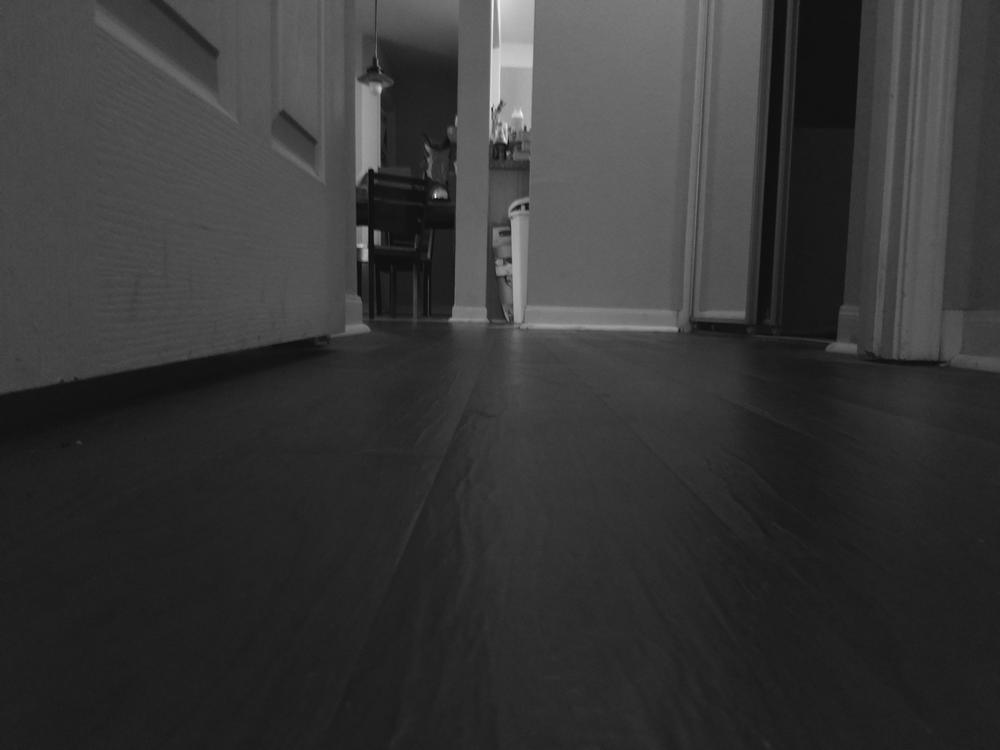
#> input picture OOImageProcesser/OOImageProcesser/data/images/forward/picture1.jpg, 1000 x 750 px; its folder holds only this picture in this run
$ python ImageProcessingDriver.py   (older library calls are emulated)
#> lines starting #> are read from the running program, lines starting #| are printed output that depends on the picture
### OOImageProcesser/OOImageProcesser/ImageProcess.py

from numpy import *
from pylab import *
from PIL import Image
from PIL import ImageOps
from os import listdir
from os.path import isfile, join


# [19 lines left out: function grayscale, not called in this run]

class ImageProcess:
    """The ImageProcessing Class"""

    def __init__(self):
        self.pictures = []

    def imageProcesser(self, imPathString):
        stoppics = 0
        if "stop" in imPathString:
            try:
               im = Image.open(imPathString)

            except IOError:
                print("Could not read image" + imPathString)
                sys.exit()
            with im:
                size = 1000,1000
                im.thumbnail(size, Image.ANTIALIAS)
                im = grayscale(im)
                print("\nthe image path string is as follows: "+ imPathString)
                #new = Image.fromarray(uint8(im))
                #new.save('post/images/stop/' + 'stoppic' +str(len(self.pictures)+1))

                im.save("data/post/images/stop/newpicture"+ str(len(self.pictures)) + ".jpg")
                im = array(im)
                self.pictures.append(im)


        elif "stop" not in imPathString:
            try:
                pil_im = Image.open(imPathString).convert('L')  # trys to open said image ( long file name required /data/pre/forward/imagename.jpg ) and converts it to greyscale

            except IOError:
                print("Could not read image" + imPathString)
                sys.exit()                                               # quits cuz bad file path

            with pil_im:
                print( imPathString + " is the "+ str(len(self.pictures)) + "th image processed \n")
                # Where do we start cropping from?
                halfwidth = pil_im.size[0] / 2                 # right now I crop from the center of the image
                halfheight = pil_im.size[1] / 2                # these two lines find the location we are cropping from, as mentioned, dead center

                # How much of the image do we want to crop out?
                width = pil_im.size[0] / 2.15                  # how much for the width
                height = pil_im.size[1] / 6                    # how much for the height

                # apply the crop line one: left edge, two: top edge, three: right edge, four: bottom
                if ((width + halfwidth) > pil_im.size[0]):
                    print(" your width is out of bounds, too big the original width is " + str(
                        pil_im.size[0]) + " your proposed size is " + str((width + halfwidth)))
                    sys.exit()

                elif ((height + halfheight) > pil_im.size[1]):
                    print(" your height is out of bounds, too big the original height is " + str(
                        pil_im.size[1]) + " your proposed size is " + str((height + halfheight)))
                    sys.exit()

                else:
                    pil_im = pil_im.crop(
                        (
                            halfwidth - width,
                            halfheight - height,
                            halfwidth + width,
                            halfheight + halfheight,
                        # we want the image as close to the front of the car/ camera as possible right? so no cropping has been done for the bottom edge
                        )
                    )

                # define a maximum size for the image. 1000 x 1000 in this case, if we cropped too small do not save the image
                size = 1000, 1000

                if (pil_im.size[0] < size[0] & pil_im.size[1] < size[1]):
                    print(
                        "Your crop has made the image too small, we would like at least a 1000 width image, your width was " + str(
                            pil_im.size[0]))
                    sys.exit()               # in this instance we are going to say the image is too small if BOTH the size and the width are smaller than 1000

                pil_im = array(pil_im)  # convert the image to an array

                # these lines will adjust the contrast in the image
                pil_im = (100.0 / 255) * pil_im + 90                 # clamp the values...
                pil_im = 255.0 * (pil_im / 255.0) ** 2               # quadratic transformation

                # convert back to an image to do the equalization
                pil_im = Image.fromarray(uint8(pil_im))
                pil_im = ImageOps.equalize(pil_im)

                # resize the image
                pil_im.thumbnail(size,Image.ANTIALIAS)


                String2 = 'data/post/images/newpicture0'  # save transformed image as newpicture0
                String2 = String2 + str(len(self.pictures))
                pil_im.save(String2 + '.jpg')
                # we use thumbnail to preserve the aspect ratio during the resize, dont want to distort the image in any way, using our defined size

                # we need to "save" the images
                pil_im = array(pil_im)
                self.pictures.append(pil_im)


                ###this needs to be updateded to imPathString if i decide to use it###


                return

### OOImageProcesser/OOImageProcesser/ImageTesting.py

import os
from PIL import *
from PIL import Image
from numpy import *
from pylab import *
from PIL import ImageOps
from os import listdir
from os.path import isfile, join
import glob
from ImageProcess import ImageProcess

#buildCSV
    #reads in a directory and builds a csv file of all the images in the directory
    #calling this sets the integer at the head of the file to zero causing all images to be reprocessed

def buildCSV():

    #if not(os.path.isdir("/data/images/")):                                                              #WORK ON THIS MIKEEEEEEE DO IT TODO WOOOO
    #    print("\n the provided path in the function BUILD CSV doesnt exist")
    #    sys.exit()


    images = glob.glob('data/images/**/*.jpg')
    return images


#imageProcessingDriver
    #designed to be called from elsewhere in the project
    #calles imageProcess for each image, where the image is manipulated

def imageProcesser(images):
    processer = ImageProcess()
    for item in images:
        processer.imageProcesser(item)
#> in imageProcesser, `pil_im = pil_im.crop( ( halfwidth - width, halfheight - height, halfwi..`:
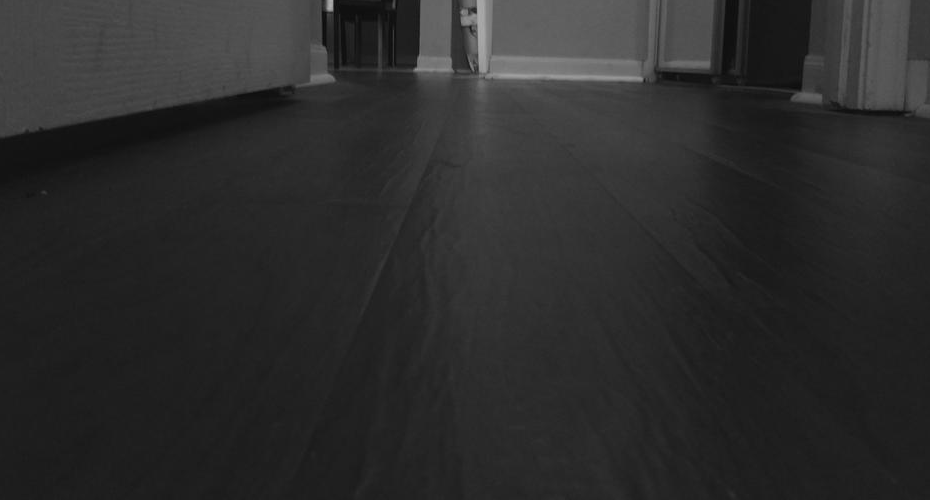
#> pil_im: PIL image 930x500 L; min 11, max 174, mean 44
#> in imageProcesser, `pil_im = (100.0 / 255) * pil_im + 90`:
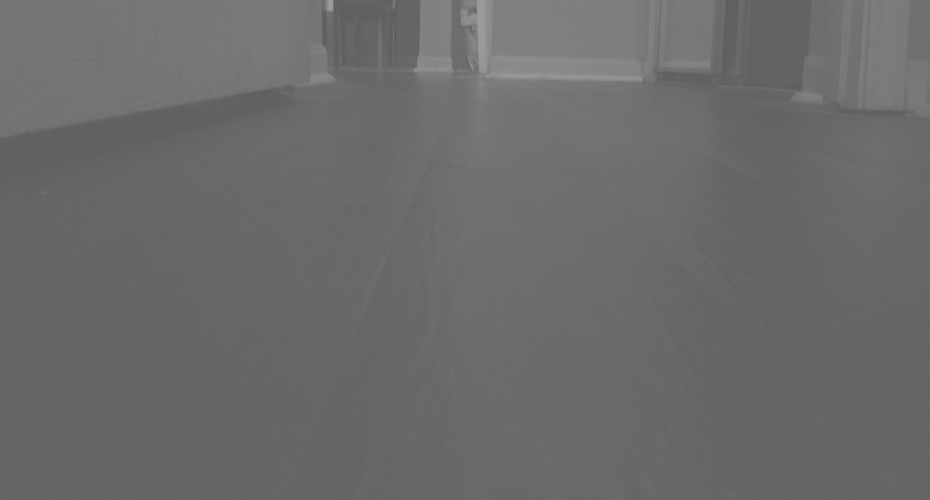
#> pil_im: shape (500, 930) float64; min 94.31, max 158.2, mean 107.3
#> in imageProcesser, `pil_im = Image.fromarray(uint8(pil_im))`:
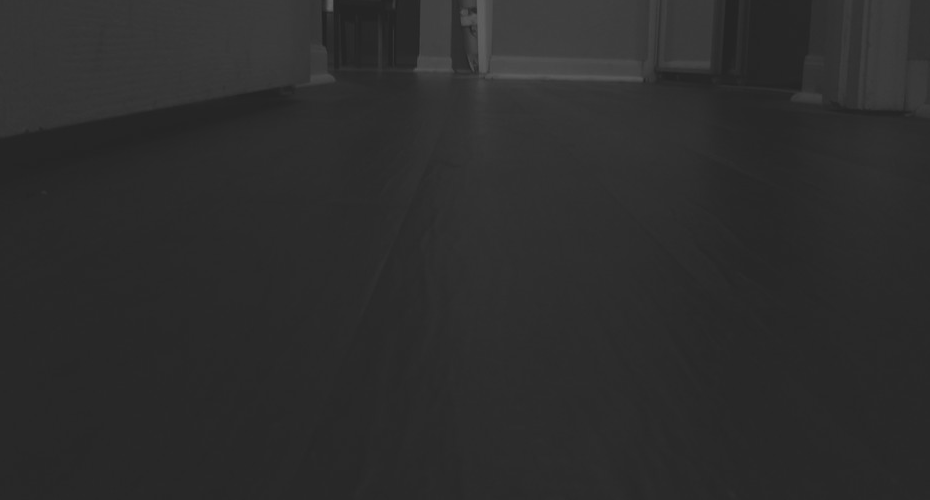
#> pil_im: PIL image 930x500 L; min 34, max 98, mean 44.8
#> in imageProcesser, `pil_im = ImageOps.equalize(pil_im)`:
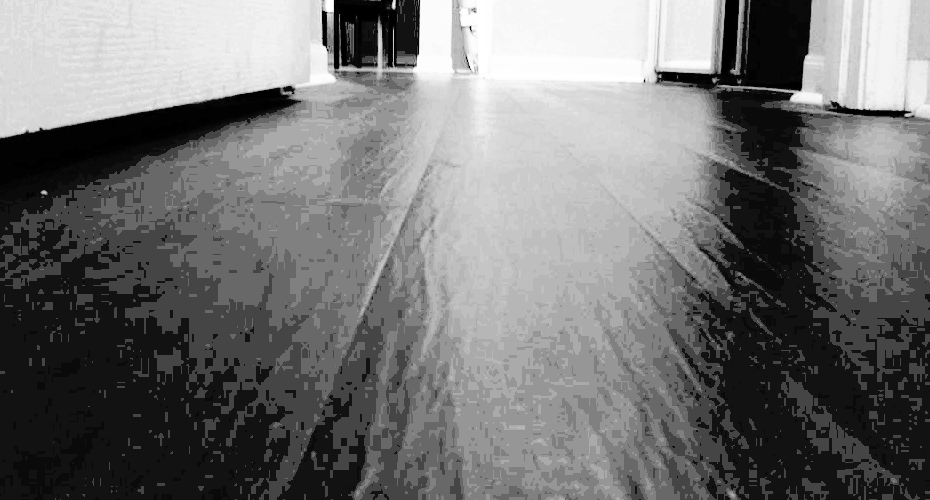
#> pil_im: PIL image 930x500 L; min 0, max 255, mean 115.9
        print(item + " was the " + str(len(processer.pictures)))
    return processer.pictures

#processedImagesToArray
    #converts images in the /post directory to a list of image arrays
    #returns the list of image arrays

def processedImagesToArray(images):

    listOfImageArrays = []
    x = []
    for p in images:
        print(p)
        listOfImageArrays.append(p)

#    return listOfImageArrays


# open images
    # no open imagess method as of now since in the first open images we combine with the convert to black and white
    # this might be changed in the future as this is converted to OO


#readLineSplit
    #helper function, reccommended to only be called from within this file
    #reads a single line from open file and split it on comma
    #returns the split array

# [18 lines left out: functions readLineSplit, csvOpen, not called in this run]

### OOImageProcesser/OOImageProcesser/ImageProcessingDriver.py
from ImageTesting import imageProcesser
from ImageTesting import processedImagesToArray
from ImageTesting import buildCSV


#image testing has 3 methods meant to be called elsewhere in the project
#buildCSV looks at the /images directory and builds a comma seperated value file with all the image names
#imageProcessingDriver uses that CSV to manipulate the images, convert to B&W, crop, resize, equalize ect
    #ImageProcessingDriver calls #imageProcess to do a lot of this work
#processedImagesToArray will convert the images in images/post/ to image arrays to be manipulated by the nerual net


images = buildCSV()                                      # commenting out this line will cause the program to not process old or new images


convertedImages = imageProcesser(images)                         # does most of the work
#| data/images/forward/picture1.jpg was the 1
#> pass 2 of the loop in imageProcesser, `for item in images:`:
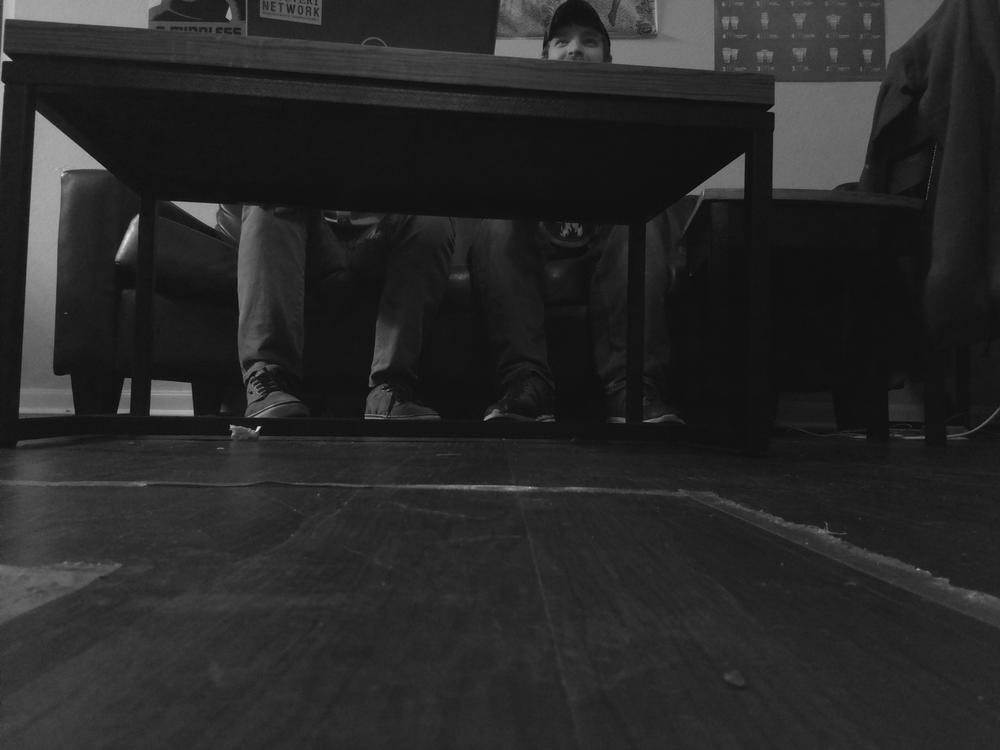
#> input picture OOImageProcesser/OOImageProcesser/data/images/left/lefthardturn1.jpg, 1000 x 750 px
#| data/images/left/lefthardturn1.jpg is the 1th image processed
#> in imageProcesser (call 2), `pil_im = 255.0 * (pil_im / 255.0) ** 2`:
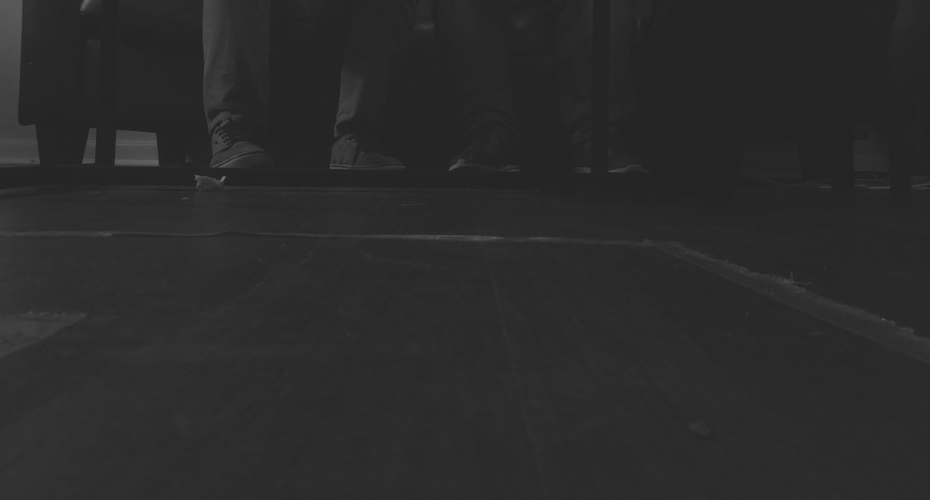
#> pil_im: shape (500, 930) float64; min 31.76, max 124.6, mean 43.1
#> in imageProcesser (call 2), `pil_im = ImageOps.equalize(pil_im)`:
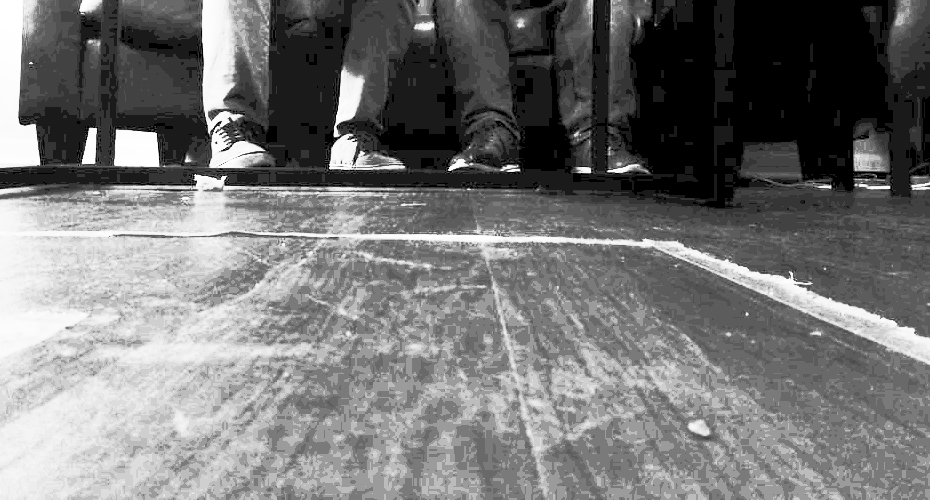
#> pil_im: PIL image 930x500 L; min 0, max 255, mean 117.2
#> String2 = 'data/post/images/newpicture01'
#| data/images/left/lefthardturn1.jpg was the 2
#> pass 3 of the loop in imageProcesser, `for item in images:`:
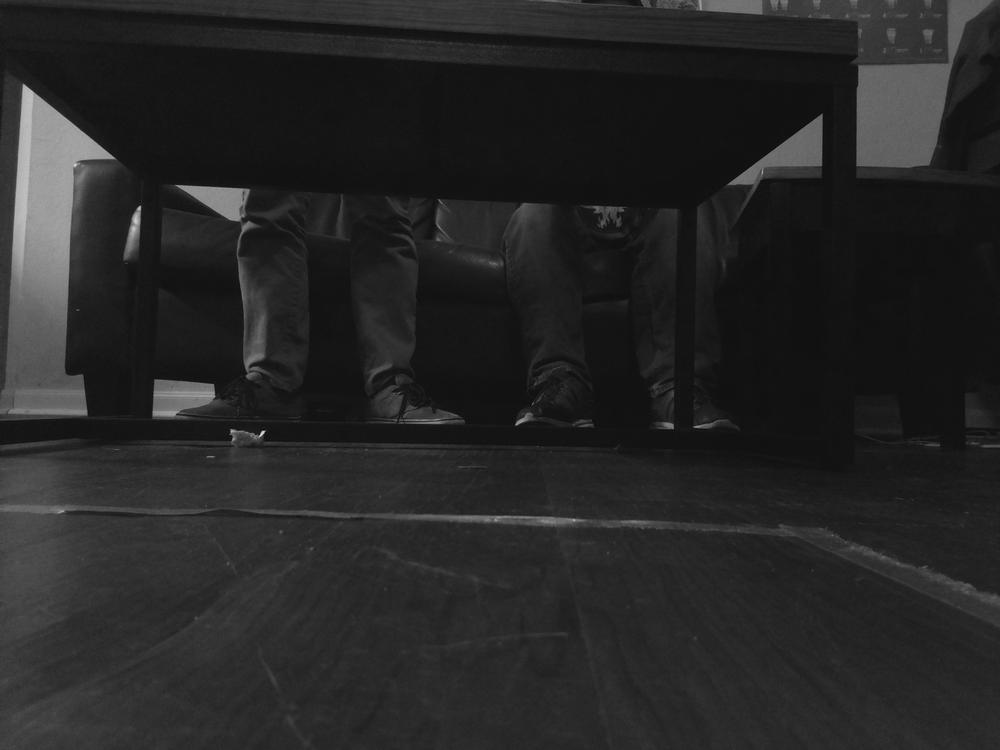
#> input picture OOImageProcesser/OOImageProcesser/data/images/left/lefthardturn2.jpg, 1000 x 750 px
#| data/images/left/lefthardturn2.jpg is the 2th image processed
#> in imageProcesser (call 3), `pil_im = 255.0 * (pil_im / 255.0) ** 2`:
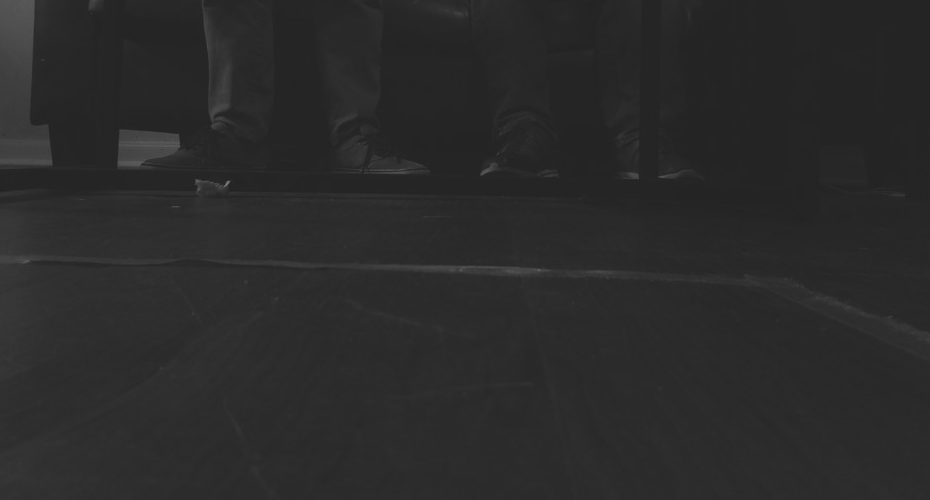
#> pil_im: shape (500, 930) float64; min 32.04, max 130.1, mean 43.1
#> in imageProcesser (call 3), `pil_im = ImageOps.equalize(pil_im)`:
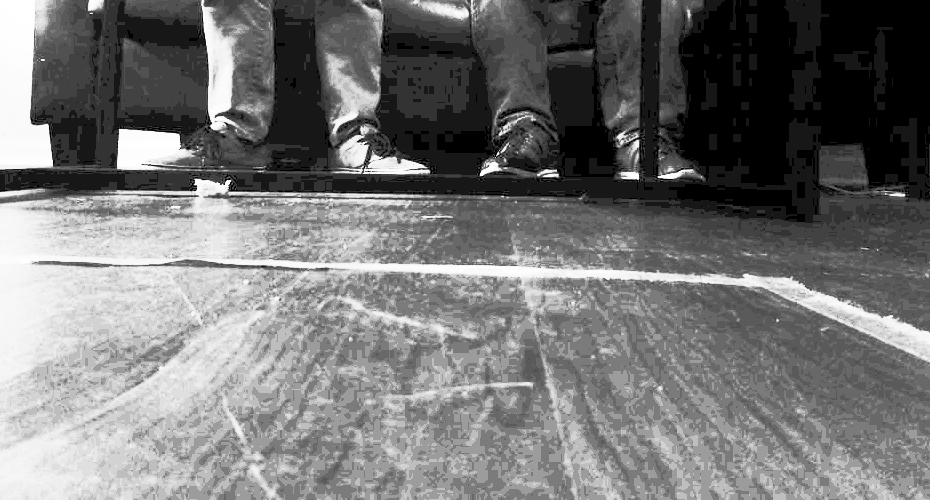
#> pil_im: PIL image 930x500 L; min 0, max 255, mean 117.1
#> String2 = 'data/post/images/newpicture02'
#| data/images/left/lefthardturn2.jpg was the 3
#> convertedImages = 3 items


list = processedImagesToArray(convertedImages)                 # returns a list of image arrays
#> the loop in processedImagesToArray, `for p in images:` made 3 passes
#> (printed output is left out)


print(list)             # shows us that the processed images have successfully been converted to array form
#| None
